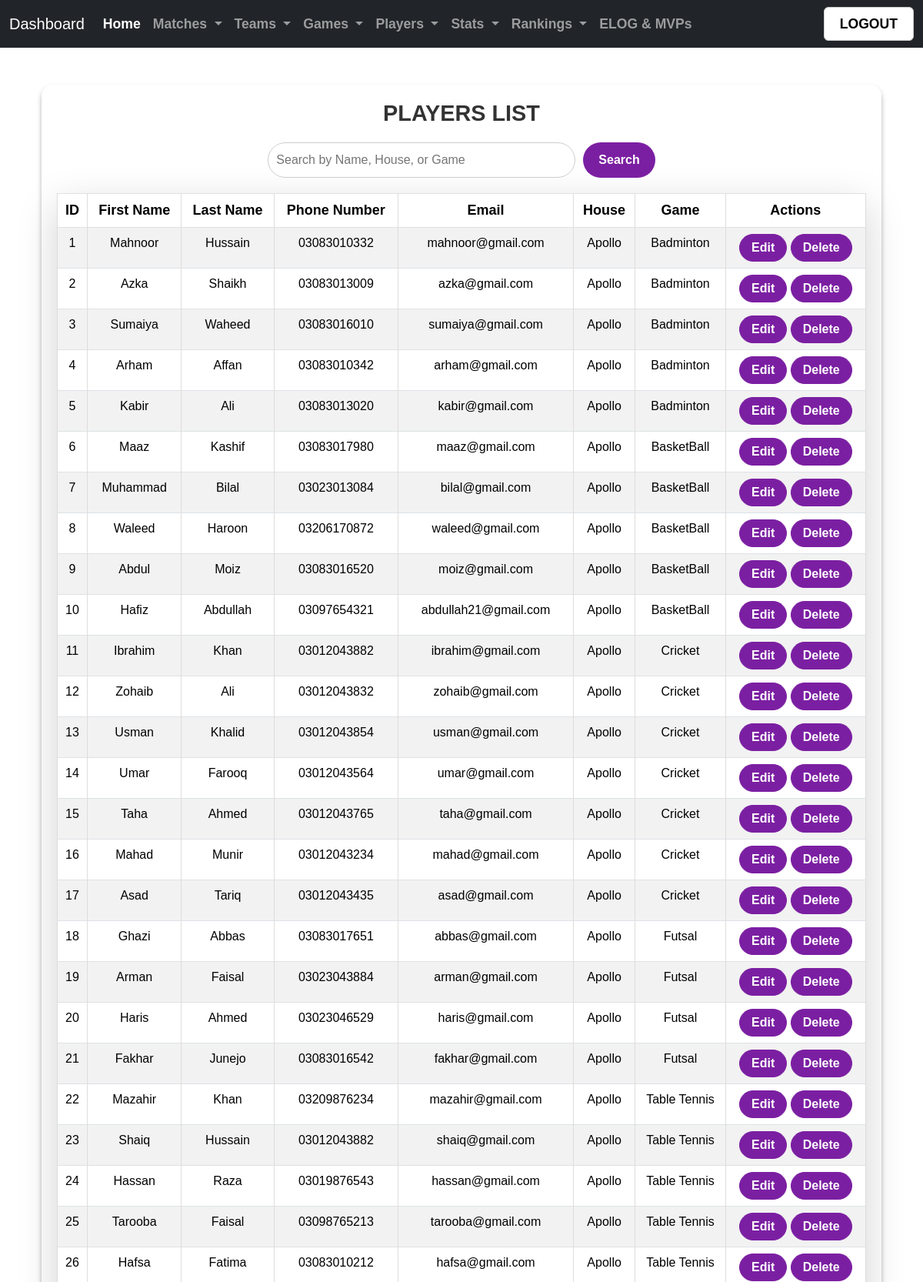
The app's page /dashboard/view_players/ (upper part) with its own data.
### home/models.py (models this page shows, shortened)
class Player(models.Model):
    player_id = models.AutoField(primary_key=True)
    first_name = models.CharField(max_length=100)
    last_name = models.CharField(max_length=100)
    phone_number = models.CharField(max_length=50)
    email = models.EmailField(max_length=50, null=True)
    house = models.ForeignKey(House, on_delete=models.CASCADE)
    game = models.ForeignKey(Game, on_delete=models.CASCADE, null=True, blank=True)

class House(models.Model):
    house_id = models.AutoField(primary_key=True)
    house_name = models.CharField(max_length=100, unique=True)
    captain_id = models.IntegerField()
    captain_name = models.CharField(max_length=20, null=True, blank=True)
    phone_number = models.CharField(max_length=15, default=0)
    email = models.EmailField(unique=True)
    def __str__(self):
        return self.house_name

class Game(models.Model):
    game_id = models.AutoField(primary_key=True)
    game_name = models.CharField(max_length=100, unique=True)
    house = models.ForeignKey(House, on_delete=models.CASCADE, null=True, blank=True)
    description = models.TextField()
    type = models.CharField(max_length=50)
    score = models.IntegerField(null=True, blank=True)

### home/views.py (the view, shortened to what this page needs)
# urls.py: path('dashboard/view_players/', views.view_players, name='view_players'),
def view_players(request):
    try:
        query = request.GET.get('q', '')
        players = Player.objects.all()
        if request.headers.get('x-requested-with') == 'XMLHttpRequest':
            html = render_to_string('partials/player_table.html', {'players': players})
            return JsonResponse({'html': html})
        return render(request, 'ViewPlayers.html', {'players': players, 'query': query})
    except Exception as e:
        error_message = f"An error occurred while fetching players: {str(e)}"
        return render(request, 'ViewPlayers.html', {'error_message': error_message})

### templates/ViewPlayers.html (shortened to what this page needs)
{% extends 'base.html' %}
{% load static %}
{% block content %}
<div class="overlay"></div>
<div class="container mt-5">
    <div class="table-container">
        <h2>PLAYERS LIST</h2>
        <div class="search-bar-container">
            <input type="text" id="searchBar" class="search-bar" placeholder="Search by Name, House, or Game">
            <button class="search-button" id="searchButton">Search</button>
        </div>
        <table class="table table-striped table-bordered shadow-lg">
            <thead>
                <tr>
                    <th>ID</th>
                    <th>First Name</th>
                    <th>Last Name</th>
                    <th>Phone Number</th>
                    <th>Email</th>
                    <th>House</th>
                    <th>Game</th>
                    <th>Actions</th>
                </tr>
            </thead>
            <tbody id="resultsTable">
                {% for player in players %}
                <tr>
                    <td>{{ forloop.counter }}</td>
                    <td>{{ player.first_name }}</td>
                    <td>{{ player.last_name }}</td>
                    <td>{{ player.phone_number }}</td>
                    <td>{{ player.email }}</td>
                    <td>{{ player.house }}</td>
                    <td>{{ player.game.game_name }}</td>
                    <td>
                        <a href="{% url 'edit_player' player.player_id %}" class="btn btn-warning">Edit</a>
                        <form action="{% url 'delete_player' player.player_id %}" method="post" style="display:inline;">
                            <button type="submit" class="btn btn-danger">Delete</button>
                        </form>
                    </td>
                </tr>
                {% empty %}
                <tr>
                    <td colspan="7" class="text-center">No players found.</td>
                </tr>
                {% endfor %}
            </tbody>
        </table>
    </div>
</div>
{% endblock %}

### records on screen
Player: first_name "Mahnoor", last_name "Hussain", phone_number "03083010332", email "mahnoor@gmail.com", house "Apollo", game.game_name "Badminton"
Player: first_name "Azka", last_name "Shaikh", phone_number "03083013009", email "azka@gmail.com", house "Apollo", game.game_name "Badminton"
Player: first_name "Sumaiya", last_name "Waheed", phone_number "03083016010", email "sumaiya@gmail.com", house "Apollo", game.game_name "Badminton"
Player: first_name "Arham", last_name "Affan", phone_number "03083010342", email "arham@gmail.com", house "Apollo", game.game_name "Badminton"
Player: first_name "Kabir", last_name "Ali", phone_number "03083013020", email "kabir@gmail.com", house "Apollo", game.game_name "Badminton"
Player: first_name "Maaz", last_name "Kashif", phone_number "03083017980", email "maaz@gmail.com", house "Apollo", game.game_name "BasketBall"
Player: first_name "Muhammad", last_name "Bilal", phone_number "03023013084", email "bilal@gmail.com", house "Apollo", game.game_name "BasketBall"
Player: first_name "Waleed", last_name "Haroon", phone_number "03206170872", email "waleed@gmail.com", house "Apollo", game.game_name "BasketBall"
Player: first_name "Abdul", last_name "Moiz", phone_number "03083016520", email "moiz@gmail.com", house "Apollo", game.game_name "BasketBall"
Player: first_name "Hafiz", last_name "Abdullah", phone_number "03097654321", email "abdullah21@gmail.com", house "Apollo", game.game_name "BasketBall"
Player: first_name "Ibrahim", last_name "Khan", phone_number "03012043882", email "ibrahim@gmail.com", house "Apollo", game.game_name "Cricket"
Player: first_name "Zohaib", last_name "Ali", phone_number "03012043832", email "zohaib@gmail.com", house "Apollo", game.game_name "Cricket"
Player: first_name "Usman", last_name "Khalid", phone_number "03012043854", email "usman@gmail.com", house "Apollo", game.game_name "Cricket"
Player: first_name "Umar", last_name "Farooq", phone_number "03012043564", email "umar@gmail.com", house "Apollo", game.game_name "Cricket"
Player: first_name "Taha", last_name "Ahmed", phone_number "03012043765", email "taha@gmail.com", house "Apollo", game.game_name "Cricket"
Player: first_name "Mahad", last_name "Munir", phone_number "03012043234", email "mahad@gmail.com", house "Apollo", game.game_name "Cricket"
Player: first_name "Asad", last_name "Tariq", phone_number "03012043435", email "asad@gmail.com", house "Apollo", game.game_name "Cricket"
Player: first_name "Ghazi", last_name "Abbas", phone_number "03083017651", email "abbas@gmail.com", house "Apollo", game.game_name "Futsal"
Player: first_name "Arman", last_name "Faisal", phone_number "03023043884", email "arman@gmail.com", house "Apollo", game.game_name "Futsal"
Player: first_name "Haris", last_name "Ahmed", phone_number "03023046529", email "haris@gmail.com", house "Apollo", game.game_name "Futsal"
Player: first_name "Fakhar", last_name "Junejo", phone_number "03083016542", email "fakhar@gmail.com", house "Apollo", game.game_name "Futsal"
Player: first_name "Mazahir", last_name "Khan", phone_number "03209876234", email "mazahir@gmail.com", house "Apollo", game.game_name "Table Tennis"
Player: first_name "Shaiq", last_name "Hussain", phone_number "03012043882", email "shaiq@gmail.com", house "Apollo", game.game_name "Table Tennis"
Player: first_name "Hassan", last_name "Raza", phone_number "03019876543", email "hassan@gmail.com", house "Apollo", game.game_name "Table Tennis"
Player: first_name "Tarooba", last_name "Faisal", phone_number "03098765213", email "tarooba@gmail.com", house "Apollo", game.game_name "Table Tennis"
Player: first_name "Hafsa", last_name "Fatima", phone_number "03083010212", email "hafsa@gmail.com", house "Apollo", game.game_name "Table Tennis"
